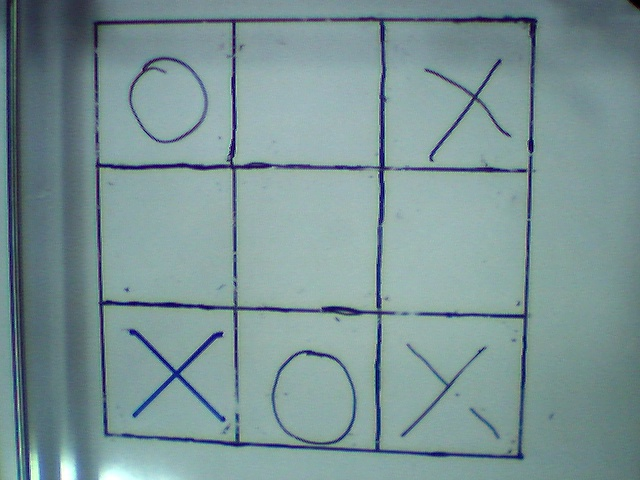
#> input picture Redundant/board1.jpg, 640 x 480 px
$ python TemplateMatching.py
#> lines starting #> are read from the running program, lines starting #| are printed output that depends on the picture; after the words box and inside, x2 and y2 are one past the last pixel; in counts of white or black regions, pixels touching at a corner belong together
import numpy as np
import cv2

image = cv2.imread('board1.jpg')
#> image is the input picture: shape (480, 640, 3); mean B, G, R 149.8, 148.1, 122.9
template = cv2.imread('tictactoeboard.jpg')
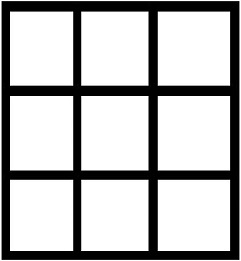
#> input picture Redundant/tictactoeboard.jpg, 241 x 261 px
#> template is the input picture: shape (261, 241, 3); min 0, max 255, mean 186.2

# resize images
image = cv2.resize(image, (0,0), fx=0.5, fy=0.5)
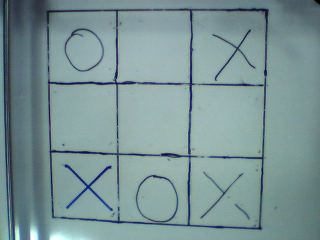
#> image: shape (240, 320, 3); mean B, G, R 150, 148.2, 123
template = cv2.resize(template, (0,0), fx=0.5, fy=0.5)
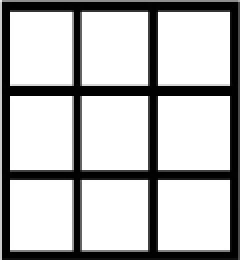
#> template: shape (130, 120, 3) (shown 2 times larger); min 0, max 255, mean 185.8

# Convert to grayscale
imageGray = cv2.cvtColor(image, cv2.COLOR_BGR2GRAY)
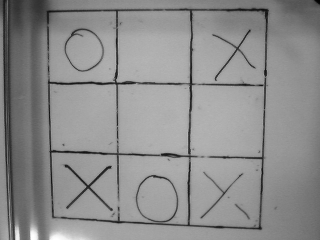
#> imageGray: shape (240, 320); min 1, max 255, mean 140.9
templateGray = cv2.cvtColor(template, cv2.COLOR_BGR2GRAY)

# Find template
result = cv2.matchTemplate(imageGray,templateGray, cv2.TM_CCOEFF)
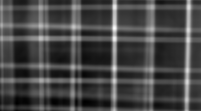
#> result: shape (111, 201) float32; min -4787127.5, max 17487514, mean 1426332.5; drawn with min black and max white
min_val, max_val, min_loc, max_loc = cv2.minMaxLoc(result)
#> min_val = -4787127.5; max_val = 17487514; min_loc = (17, 102); max_loc = (114, 28)
top_left = max_loc
#> top_left = (114, 28)
h,w = templateGray.shape
#> h = 130; w = 120
bottom_right = (top_left[0] + w, top_left[1] + h)
#> bottom_right = (234, 158)
cv2.rectangle(image,top_left, bottom_right,(0,0,255),4)
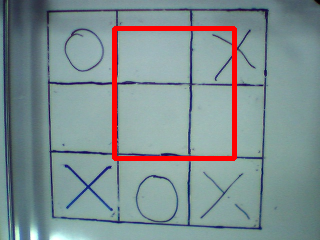
#> image: shape (240, 320, 3); 3.24% of pixels changed, all inside (x1, y1, x2, y2) = (112, 26, 237, 161)

# Show result
cv2.imshow("Template", template)
cv2.imshow("Result", image)

cv2.moveWindow("Template", 10, 50);
cv2.moveWindow("Result", 150, 50);

cv2.waitKey(0)
cv2.destroyAllWindows()
